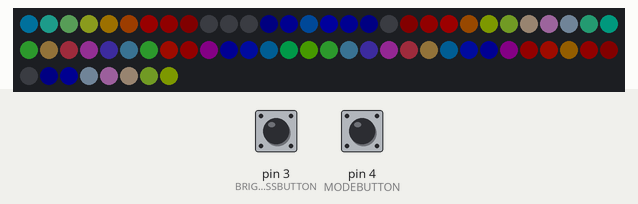
Bench run of a sketch on a simulated Arduino Pro Mini, built with avr-gcc and run on an emulated ATmega328P. On the bench: 68 RGB LEDs in strip order, left to right, continuing on the next row. The test bench sets the inputs (shaded band); at power-on: pin 3 (BRIGHTNESSBUTTON) HIGH, pin 4 (MODEBUTTON) HIGH. Dim RGB values are drawn brighter than linear; random numbers use the default seed unless the sketch sets one; EEPROM starts erased.

Above: at 1.2 s.
1.3 s: pin 3 (BRIGHTNESSBUTTON) pulled LOW for 0.15 s
At 2.6 s:
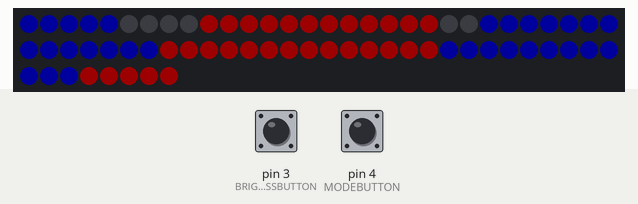
2.9 s: pin 3 (BRIGHTNESSBUTTON) pulled LOW for 1 s
At 4.07 s:
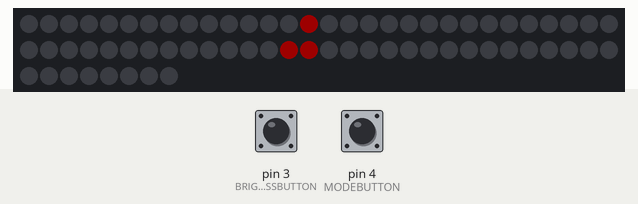
4.5 s: pin 3 (BRIGHTNESSBUTTON) pulled LOW for 0.15 s
At 5.12 s:
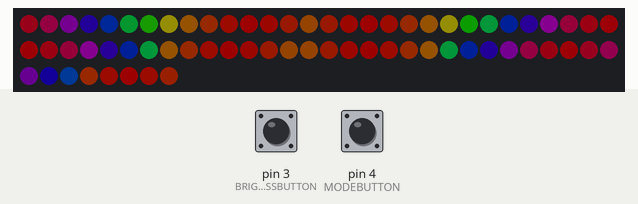
5.2 s: pin 3 (BRIGHTNESSBUTTON) pulled LOW for 3.2 s
At 7.28 s:
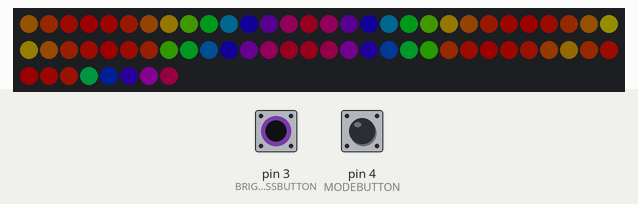
9.0 s: pin 3 (BRIGHTNESSBUTTON) pulled LOW for 0.15 s
At 9.44 s:
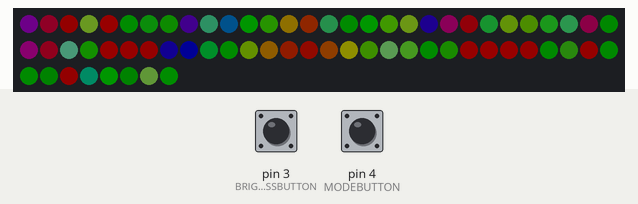
9.7 s: pin 4 (MODEBUTTON) pulled LOW for 0.15 s
At 10.04 s:
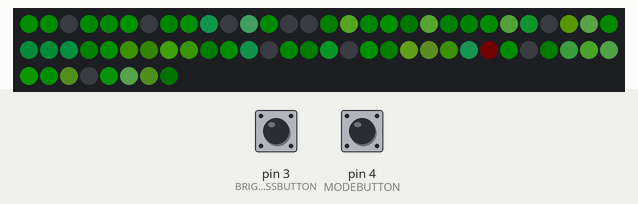
Timing chart, 0 to 12.7 s (numbered marks = the images above; inputs shaded):
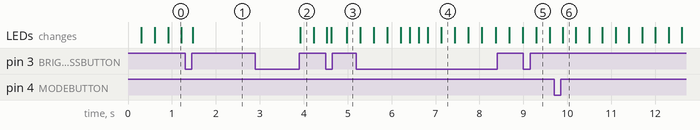

The sketch:

RGBShades.ino
```cpp
// (licence header left out)
// RGB Shades data output to LEDs is on pin 5
#define LED_PIN  5

// RGB Shades color order (Green/Red/Blue)
#define COLOR_ORDER GRB
#define CHIPSET     WS2811

// Global maximum brightness value, maximum 255
#define MAXBRIGHTNESS 72
#define STARTBRIGHTNESS 102

// Cycle time (milliseconds between pattern changes)
#define cycleTime 15000

// Hue time (milliseconds between hue increments)
#define hueTime 30

// Time after changing settings before settings are saved to EEPROM
#define EEPROMDELAY 2000

// Include FastLED library and other useful files
#include <FastLED.h>
#include <EEPROM.h>
#include "messages.h"
#include "font.h"
#include "XYmap.h"
#include "utils.h"
#include "effects.h"
#include "buttons.h"


// list of functions that will be displayed
functionList effectList[] = {threeSine,
                             threeDee,
                             scrollTextZero,
                             plasma,
                             confetti,
                             rider,
                             scrollTextOne,
                             glitter,
                             slantBars,
                             scrollTextTwo,
                             colorFill,
                             sideRain
                            };

const byte numEffects = (sizeof(effectList)/sizeof(effectList[0]));

// Runs one time at the start of the program (power up or reset)
void setup() {

  // check to see if EEPROM has been used yet
  // if so, load the stored settings
  byte eepromWasWritten = EEPROM.read(0);
  if (eepromWasWritten == 99) {
    currentEffect = EEPROM.read(1);
    autoCycle = EEPROM.read(2);
    currentBrightness = EEPROM.read(3);
  }

  if (currentEffect > (numEffects - 1)) currentEffect = 0;

  // write FastLED configuration data
  FastLED.addLeds<CHIPSET, LED_PIN, COLOR_ORDER>(leds, LAST_VISIBLE_LED + 1);

  // set global brightness value
  FastLED.setBrightness( scale8(currentBrightness, MAXBRIGHTNESS) );

  // configure input buttons
  pinMode(MODEBUTTON, INPUT_PULLUP);
  pinMode(BRIGHTNESSBUTTON, INPUT_PULLUP);

}


// Runs over and over until power off or reset
void loop()
{
  currentMillis = millis(); // save the current timer value
  updateButtons();          // read, debounce, and process the buttons
  doButtons();              // perform actions based on button state
  checkEEPROM();            // update the EEPROM if necessary

  // switch to a new effect every cycleTime milliseconds
  if (currentMillis - cycleMillis > cycleTime && autoCycle == true) {
    cycleMillis = currentMillis;
    if (++currentEffect >= numEffects) currentEffect = 0; // loop to start of effect list
    effectInit = false; // trigger effect initialization when new effect is selected
  }

  // increment the global hue value every hueTime milliseconds
  if (currentMillis - hueMillis > hueTime) {
    hueMillis = currentMillis;
    hueCycle(1); // increment the global hue value
  }

  // run the currently selected effect every effectDelay milliseconds
  if (currentMillis - effectMillis > effectDelay) {
    effectMillis = currentMillis;
    effectList[currentEffect](); // run the selected effect function
    random16_add_entropy(1); // make the random values a bit more random-ish
  }

  // run a fade effect too if the confetti effect is running
  if (effectList[currentEffect] == confetti) fadeAll(1);

  FastLED.show(); // send the contents of the led memory to the LEDs

}
```

XYmap.h
```cpp
// Helper functions for a two-dimensional XY matrix of pixels.
// Special credit to Mark Kriegsman
//
// 2014-10-18 - Special version for RGB Shades Kickstarter
//              https://www.kickstarter.com/projects/macetech/rgb-led-shades
//              2014-10-18 - code version 2c (local table, holes are r/w),
//              by Mark Kriegsman
//
//              This special 'XY' code lets you program the RGB Shades
//              as a plain 16x5 matrix.
//
//              Writing to and reading from the 'holes' in the layout is
//              also allowed; holes retain their data, it's just not displayed.
//
//              You can also test to see if you're on or off the layout
//              like this
//                if( XY(x,y) > LAST_VISIBLE_LED ) { ...off the layout...}
//
//              X and Y bounds checking is also included, so it is safe
//              to just do this without checking x or y in your code:
//                leds[ XY(x,y) ] == CRGB::Red;
//              All out of bounds coordinates map to the first hidden pixel.
//
//     XY(x,y) takes x and y coordinates and returns an LED index number,
//             for use like this:  leds[ XY(x,y) ] == CRGB::Red;


// Params for width and height
const uint8_t kMatrixWidth = 16;
const uint8_t kMatrixHeight = 5;

// Pixel layout
//
//      0  1  2  3  4  5  6  7  8  9 10 11 12 13 14 15
//   +------------------------------------------------
// 0 |  .  0  1  2  3  4  5  6  7  8  9 10 11 12 13  .
// 1 | 29 28 27 26 25 24 23 22 21 20 19 18 17 16 15 14
// 2 | 30 31 32 33 34 35 36  .  . 37 38 39 40 41 42 43
// 3 | 57 56 55 54 53 52 51  .  . 50 49 48 47 46 45 44
// 4 |  . 58 59 60 61 62  .  .  .  . 63 64 65 66 67  .

#define NUM_LEDS (kMatrixWidth * kMatrixHeight)
CRGB leds[ NUM_LEDS ];


// This function will return the right 'led index number' for
// a given set of X and Y coordinates on your RGB Shades.
// This code, plus the supporting 80-byte table is much smaller
// and much faster than trying to calculate the pixel ID with code.
#define LAST_VISIBLE_LED 67
uint8_t XY( uint8_t x, uint8_t y)
{
  // any out of bounds address maps to the first hidden pixel
  if( (x >= kMatrixWidth) || (y >= kMatrixHeight) ) {
    return (LAST_VISIBLE_LED + 1);
  }

  const uint8_t ShadesTable[] = {
     68,  0,  1,  2,  3,  4,  5,  6,  7,  8,  9, 10, 11, 12, 13, 69,
     29, 28, 27, 26, 25, 24, 23, 22, 21, 20, 19, 18, 17, 16, 15, 14,
     30, 31, 32, 33, 34, 35, 36, 70, 71, 37, 38, 39, 40, 41, 42, 43,
     57, 56, 55, 54, 53, 52, 51, 72, 73, 50, 49, 48, 47, 46, 45, 44,
     74, 58, 59, 60, 61, 62, 75, 76, 77, 78, 63, 64, 65, 66, 67, 79
  };

  uint8_t i = (y * kMatrixWidth) + x;
  uint8_t j = ShadesTable[i];
  return j;
}
```

buttons.h
```cpp
// Process button inputs and return button activity

#define NUMBUTTONS 2
#define MODEBUTTON 4
#define BRIGHTNESSBUTTON 3

#define BTNIDLE 0
#define BTNDEBOUNCING 1
#define BTNPRESSED 2
#define BTNRELEASED 3
#define BTNLONGPRESS 4
#define BTNLONGPRESSREAD 5

#define BTNDEBOUNCETIME 20
#define BTNLONGPRESSTIME 1000

unsigned long buttonEvents[NUMBUTTONS];
byte buttonStatuses[NUMBUTTONS];
byte buttonmap[NUMBUTTONS] = {BRIGHTNESSBUTTON, MODEBUTTON};

void updateButtons() {
  for (byte i = 0; i < NUMBUTTONS; i++) {
    switch (buttonStatuses[i]) {
      case BTNIDLE:
        if (digitalRead(buttonmap[i]) == LOW) {
          buttonEvents[i] = currentMillis;
          buttonStatuses[i] = BTNDEBOUNCING;
        }
        break;

      case BTNDEBOUNCING:
        if (currentMillis - buttonEvents[i] > BTNDEBOUNCETIME) {
          if (digitalRead(buttonmap[i]) == LOW) {
            buttonStatuses[i] = BTNPRESSED;
          }
        }
        break;

      case BTNPRESSED:
        if (digitalRead(buttonmap[i]) == HIGH) {
          buttonStatuses[i] = BTNRELEASED;
        } else if (currentMillis - buttonEvents[i] > BTNLONGPRESSTIME) {
          buttonStatuses[i] = BTNLONGPRESS;
        }
        break;

      case BTNRELEASED:
        break;

      case BTNLONGPRESS:
        break;

      case BTNLONGPRESSREAD:
        if (digitalRead(buttonmap[i]) == HIGH) {
          buttonStatuses[i] = BTNIDLE;
        }
        break;
    }
  }
}

byte buttonStatus(byte buttonNum) {

  byte tempStatus = buttonStatuses[buttonNum];
  if (tempStatus == BTNRELEASED) {
    buttonStatuses[buttonNum] = BTNIDLE;
  } else if (tempStatus == BTNLONGPRESS) {
    buttonStatuses[buttonNum] = BTNLONGPRESSREAD;
  }

  return tempStatus;

}

void doButtons() {

  // Check the mode button (for switching between effects)
  switch (buttonStatus(0)) {

    case BTNRELEASED: // button was pressed and released quickly
      cycleMillis = currentMillis;
      if (++currentEffect >= numEffects) currentEffect = 0; // loop to start of effect list
      effectInit = false; // trigger effect initialization when new effect is selected
      eepromMillis = currentMillis;
      eepromOutdated = true;
      break;

    case BTNLONGPRESS: // button was held down for a while
      autoCycle = !autoCycle; // toggle auto cycle mode
      confirmBlink(); // one blue blink: auto mode. two red blinks: manual mode.
      eepromMillis = currentMillis;
      eepromOutdated = true;
      break;

  }

  // Check the brightness adjust button
  switch (buttonStatus(1)) {

    case BTNRELEASED: // button was pressed and released quickly
      currentBrightness += 51; // increase the brightness (wraps to lowest)
      FastLED.setBrightness(scale8(currentBrightness, MAXBRIGHTNESS));
      eepromMillis = currentMillis;
      eepromOutdated = true;
      break;

    case BTNLONGPRESS: // button was held down for a while
      currentBrightness = STARTBRIGHTNESS; // reset brightness to startup value
      FastLED.setBrightness(scale8(currentBrightness, MAXBRIGHTNESS));
      eepromMillis = currentMillis;
      eepromOutdated = true;
      break;

  }

}
```

font.h
```cpp
// 5 x 5 pixel font (no lowercase)

const char Font[][5] PROGMEM = {
{0b00000000, 0b00000000, 0b00000000, 0b00000000, 0b00000000}, // 32 <space>
{0b00000000, 0b00000000, 0b00010111, 0b00000000, 0b00000000}, // 33 !
{0b00000000, 0b00000011, 0b00000000, 0b00000011, 0b00000000}, // 34 "
{0b00001010, 0b00011111, 0b00001010, 0b00011111, 0b00001010}, // 35 #
{0b00010010, 0b00010101, 0b00011111, 0b00010101, 0b00001001}, // 36 $
{0b00010001, 0b00001000, 0b00000100, 0b00000010, 0b00010001}, // 37 %
{0b00001010, 0b00010101, 0b00001010, 0b00010000, 0b00000000}, // 38 &
{0b00000000, 0b00000000, 0b00000011, 0b00000000, 0b00000000}, // 39 '
{0b00000000, 0b00000000, 0b00001110, 0b00010001, 0b00000000}, // 40 (
{0b00000000, 0b00010001, 0b00001110, 0b00000000, 0b00000000}, // 41 )
{0b00010001, 0b00001010, 0b00011111, 0b00001010, 0b00010001}, // 42 *
{0b00000100, 0b00000100, 0b00011111, 0b00000100, 0b00000100}, // 43 +
{0b00000000, 0b00010000, 0b00001000, 0b00000000, 0b00000000}, // 44 ,
{0b00000100, 0b00000100, 0b00000100, 0b00000100, 0b00000100}, // 45 -
{0b00000000, 0b00011000, 0b00011000, 0b00000000, 0b00000000}, // 46 .
{0b00010000, 0b00001000, 0b00000100, 0b00000010, 0b00000001}, // 47 /
{0b00001110, 0b00010001, 0b00010101, 0b00010001, 0b00001110}, // 48 0
{0b00000000, 0b00010010, 0b00011111, 0b00010000, 0b00000000}, // 49 1
{0b00010010, 0b00011001, 0b00010101, 0b00010101, 0b00010010}, // 50 2
{0b00010101, 0b00010101, 0b00010101, 0b00010101, 0b00001010}, // 51 3
{0b00000111, 0b00000100, 0b00000100, 0b00011111, 0b00000100}, // 52 4
{0b00010111, 0b00010101, 0b00010101, 0b00010101, 0b00001001}, // 53 5
{0b00001110, 0b00010101, 0b00010101, 0b00010101, 0b00001000}, // 54 6
{0b00000001, 0b00000001, 0b00011001, 0b00000101, 0b00000011}, // 55 7
{0b00001010, 0b00010101, 0b00010101, 0b00010101, 0b00001010}, // 56 8
{0b00000010, 0b00010101, 0b00010101, 0b00010101, 0b00001110}, // 57 9
{0b00000000, 0b00000000, 0b00001010, 0b00000000, 0b00000000}, // 58 :
{0b00000000, 0b00010000, 0b00001010, 0b00000000, 0b00000000}, // 59 ;
{0b00000000, 0b00000100, 0b00001010, 0b00010001, 0b00000000}, // 60 <
{0b00001010, 0b00001010, 0b00001010, 0b00001010, 0b00001010}, // 61 =
{0b00000000, 0b00010001, 0b00001010, 0b00000100, 0b00000000}, // 62 >
{0b00000010, 0b00000001, 0b00010101, 0b00000101, 0b00000010}, // 63 ?
{0b00011111, 0b00010001, 0b00010101, 0b00010101, 0b00010111}, // 64 @
{0b00011110, 0b00000101, 0b00000101, 0b00000101, 0b00011110}, // 65 A
{0b00011111, 0b00010101, 0b00010101, 0b00010101, 0b00001010}, // 66 B
{0b00001110, 0b00010001, 0b00010001, 0b00010001, 0b00010001}, // 67 C
{0b00011111, 0b00010001, 0b00010001, 0b00010001, 0b00001110}, // 68 D
{0b00011111, 0b00010101, 0b00010101, 0b00010001, 0b00010001}, // 69 E
{0b00011111, 0b00000101, 0b00000101, 0b00000001, 0b00000001}, // 70 F
{0b00001110, 0b00010001, 0b00010101, 0b00010101, 0b00001101}, // 71 G
{0b00011111, 0b00000100, 0b00000100, 0b00000100, 0b00011111}, // 72 H
{0b00010001, 0b00010001, 0b00011111, 0b00010001, 0b00010001}, // 73 I
{0b00001000, 0b00010000, 0b00010000, 0b00010001, 0b00001111}, // 74 J
{0b00011111, 0b00000100, 0b00001010, 0b00010001, 0b00010001}, // 75 K
{0b00011111, 0b00010000, 0b00010000, 0b00010000, 0b00010000}, // 76 L
{0b00011111, 0b00000010, 0b00000100, 0b00000010, 0b00011111}, // 77 M
{0b00011111, 0b00000010, 0b00000100, 0b00001000, 0b00011111}, // 78 N
{0b00001110, 0b00010001, 0b00010001, 0b00010001, 0b00001110}, // 79 O
{0b00011111, 0b00000101, 0b00000101, 0b00000101, 0b00000010}, // 80 P
{0b00001110, 0b00010001, 0b00010001, 0b00001001, 0b00010110}, // 81 Q
{0b00011111, 0b00000101, 0b00000101, 0b00001101, 0b00010010}, // 82 R
{0b00010010, 0b00010101, 0b00010101, 0b00010101, 0b00001001}, // 83 S
{0b00000001, 0b00000001, 0b00011111, 0b00000001, 0b00000001}, // 84 T
{0b00001111, 0b00010000, 0b00010000, 0b00010000, 0b00001111}, // 85 U
{0b00000011, 0b00001100, 0b00010000, 0b00001100, 0b00000011}, // 86 V
{0b00000111, 0b00011000, 0b00000110, 0b00011000, 0b00000111}, // 87 W
{0b00010001, 0b00001010, 0b00000100, 0b00001010, 0b00010001}, // 88 X
{0b00000001, 0b00000010, 0b00011100, 0b00000010, 0b00000001}, // 89 Y
{0b00010001, 0b00011001, 0b00010101, 0b00010011, 0b00010001}, // 90 Z
{0b00000000, 0b00000000, 0b00011111, 0b00010001, 0b00010001}, // 91 [
{0b00000001, 0b00000010, 0b00000100, 0b00001000, 0b00010000}, // 92 \
{0b00010001, 0b00010001, 0b00011111, 0b00000000, 0b00000000}, // 93 ]
{0b00000100, 0b00000010, 0b00000001, 0b00000010, 0b00000100}, // 94 ^
{0b00010000, 0b00010000, 0b00010000, 0b00010000, 0b00010000}, // 95 _
{0b00011111, 0b00010001, 0b00010001, 0b00010001, 0b00011111}}; // 96 <block>
```

messages.h
```cpp
// Scrolling messages

const char string0[] PROGMEM = "HELLO WORLD  ";
const char string1[] PROGMEM = "RGB SHADES!  ";
const char string2[] PROGMEM = "macetech.com  ";

const char * const stringArray[] PROGMEM = {
  string0,
  string1,
  string2
};
```

Source omitted: effects.h (9217 bytes), utils.h (4535 bytes)

Measured:
- after the input at 2.9 s, the LEDs: change after 1.0 s (image 2)
